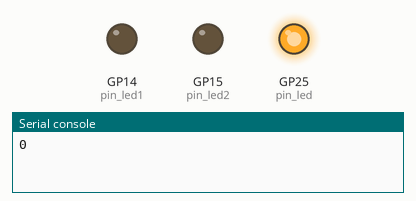
A program run on a simulated Raspberry Pi Pico running MicroPython. Parts: output pins drawn as LEDs (lit = HIGH), the last lines printed to the serial console. At 12.0 s the program stops and its outputs stay as they are.

Above: at 0.1 s.
At 2.9 s:
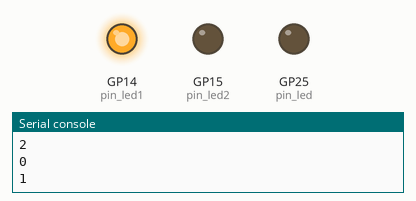
At 6.1 s:
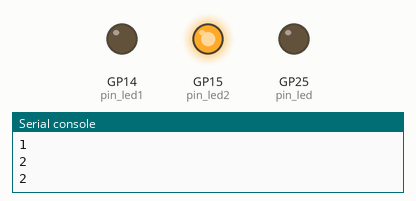
At 11.9 s:
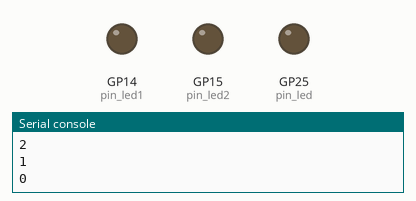
Timing chart, 0 to 13.4 s (numbered marks = the images above):
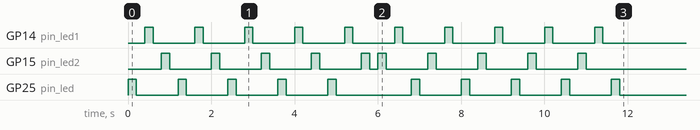

Measured:
- by itself, GP14 (pin_led1): alternates HIGH for 0.20 s and LOW for 1.0 s, 20 changes in all, then stays LOW
- by itself, GP15 (pin_led2): goes 4 × (HIGH 0.20 s, LOW 1.0 s), HIGH 0.20 s, LOW 0.20 s, 4 × (HIGH 0.20 s, LOW 1.0 s), HIGH 0.20 s, then LOW
- by itself, GP25 (pin_led): goes 4 × (HIGH 0.20 s, LOW 1.0 s), HIGH 0.20 s, LOW 1.8 s, 4 × (HIGH 0.20 s, LOW 1.0 s), HIGH 0.20 s, then LOW

The program:

blink3.py
```python
import machine
from time import sleep

button = machine.Pin(11, machine.Pin.IN, machine.Pin.PULL_UP)
pin_led = machine.Pin(25, machine.Pin.OUT)
pin_led1 = machine.Pin(14, machine.Pin.OUT)
pin_led2 = machine.Pin(15, machine.Pin.OUT)

pin_t = [pin_led, pin_led1, pin_led2]
while True:
    for j in range(5):
        for i in range(0,3):
            print(i)
            pin_t[i].on()
            sleep(0.2)
            pin_t[i].off()
            sleep(0.2)
    for j in range(5):
        for i in range(2,-1,-1):
            print(i)
            pin_t[i].on()
            sleep(0.2)
            pin_t[i].off()
            sleep(0.2)

    break
```
